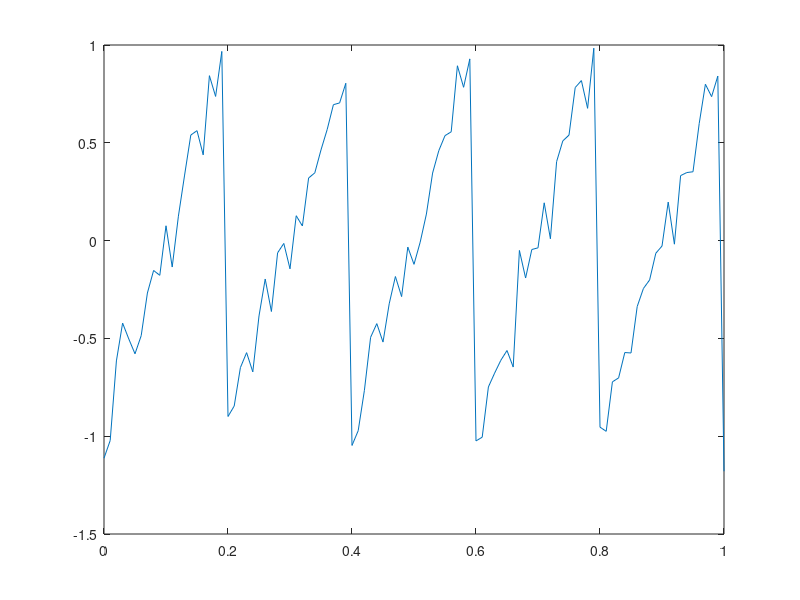

This chart was generated by the following MATLAB code:
clear all
close all
clc

% 1. Sampling and signal frequency (fs, f)
fs = 100;
t = 0 : 1/fs : 1;
f = 5;

% 2. Create a non-noisy and a noisy signal
sig = sin(2*pi*f*t);
plot(t, sig);
noise = 0.1 * randn(size(sig));
sigNoisy = sig + noise;
plot(t, sigNoisy);

% 3. Square wave and sawtooth
sq = square(2*pi*f*t);
plot(t, sq);
saw = sawtooth(2*pi*f*t);
plot(t, saw);
sqNoisy = sq + 0.1 * randn(size(sq));
plot(t, sqNoisy);
sawNoisy = saw + 0.1 * randn(size(sq));
plot(t, sawNoisy);
